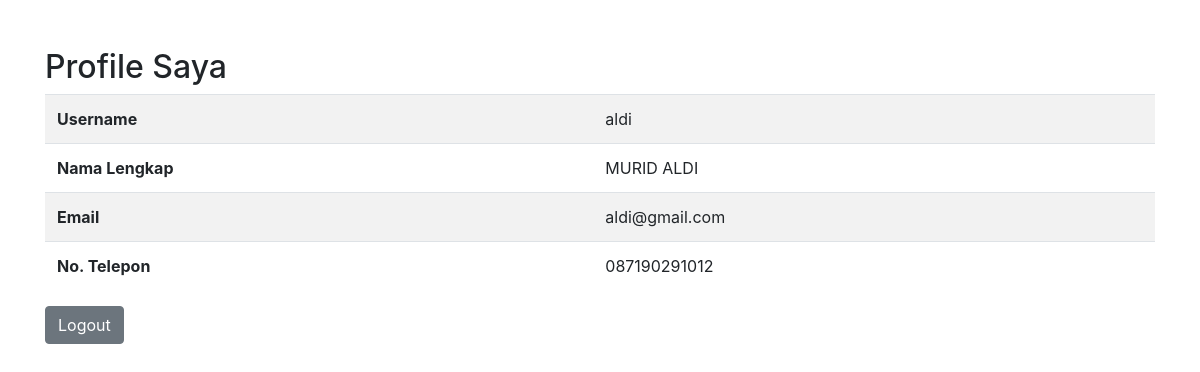
Screenshot of /profile.php (signed in) with the database file from the repository.
### tables this page shows
CREATE TABLE `users` (
  `id` int(11) NOT NULL AUTO_INCREMENT,
  `username` varchar(50) NOT NULL,
  `password` varchar(255) NOT NULL,
  `status` enum('guru','murid') NOT NULL,
  `fullname` varchar(100) DEFAULT NULL,
  `email` varchar(100) DEFAULT NULL,
  `phone` varchar(20) DEFAULT NULL,
  PRIMARY KEY (`id`),
  UNIQUE KEY `username` (`username`)
);

### profile.php (the view, shortened to what this page needs)
<?php
include 'config.php';
$user_id = $_SESSION['user_id'];
$sql = "SELECT * FROM users WHERE id = $user_id";
$result = $conn->query($sql);
$user = $result->fetch_assoc();
?>
<!DOCTYPE html>
<html lang="en">
<head>
    <link rel="stylesheet" href="https://maxcdn.bootstrapcdn.com/bootstrap/4.0.0/css/bootstrap.min.css">
</head>
<body>
<div class="container">
    <h2 class="mt-5">Profile Saya</h2>
    <table class="table table-striped">
        <tr>
            <th>Username</th>
            <td><?php echo $user['username']; ?></td>
        </tr>
        <tr>
            <th>Nama Lengkap</th>
            <td><?php echo $user['fullname']; ?></td>
        </tr>
        <tr>
            <th>Email</th>
            <td><?php echo $user['email']; ?></td>
        </tr>
        <tr>
            <th>No. Telepon</th>
            <td><?php echo $user['phone']; ?></td>
        </tr>
    </table>
    <a href="logout.php" class="btn btn-secondary">Logout</a>
</div>
</body>
</html>

### rows the page displays
users: username "aldi", fullname "MURID ALDI", email "aldi@gmail.com", phone "087190291012"
